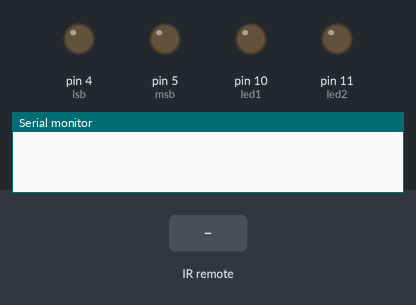
The sketch below on a simulated Arduino Uno, built with avr-gcc and run on an emulated ATmega328P. Shown: output pins drawn as LEDs (lit = HIGH), the last lines printed to the serial monitor. The inputs (shaded band) are chosen by the test bench.

Above: at 1.2 s.
1.3 s: infrared code 0xFF90666 received
At 2.3 s:
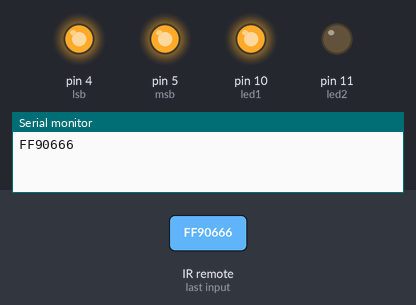
2.8 s: infrared code 0xAA990FF received
At 3.5 s:
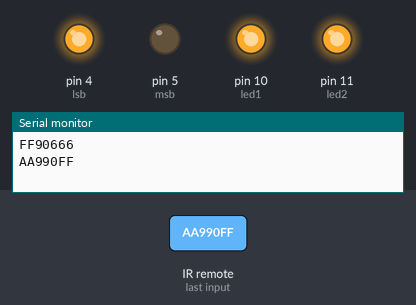
4.3 s: infrared code 0xFF90666 received
At 5.5 s:
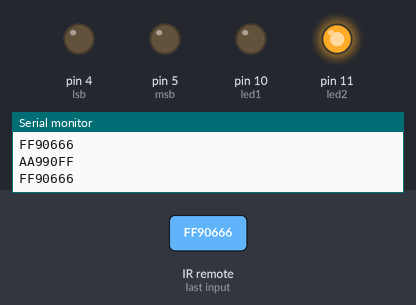
5.8 s: infrared code 0xAA990FF received
At 6.9 s:
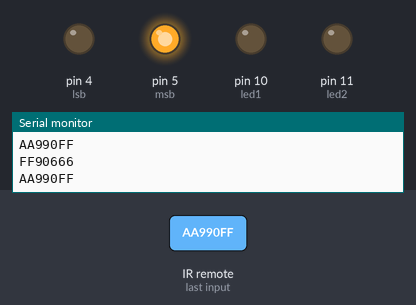
Timing chart, 0 to 8.3 s (numbered marks = the images above; inputs shaded):
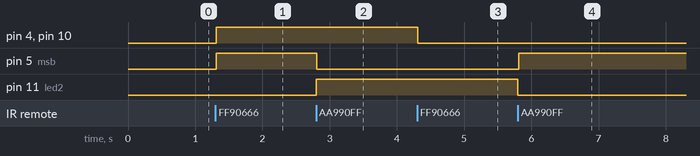

The sketch:

ir_reciever.ino
```cpp
#include<IRremote.h>
int recv_pin = 2;
int led1 = 10;
int led2 = 11;
int flag1 = 0;
int flag2 = 0;
int lsb = 4;
int msb = 5;
IRrecv irrecv(recv_pin);
decode_results results;
void setup() {
  Serial.begin(9600);
  irrecv.enableIRIn();
  pinMode(led1,OUTPUT);
  pinMode(led2,OUTPUT);
  pinMode(lsb,OUTPUT);
  pinMode(msb,OUTPUT);
  digitalWrite(lsb,LOW);
  digitalWrite(msb,LOW);
  digitalWrite(led1,LOW);
  digitalWrite(led2,LOW);
}

void loop() {
  if (irrecv.decode(&results))
  {
    Serial.println(results.value, HEX);
    if(results.value == 0xFF90666 && flag1 == 0){
      digitalWrite(led1,HIGH);
      delay(10);
      flag1 = 1;
      digitalWrite(lsb,HIGH);
      digitalWrite(msb, HIGH);
    }
    else if(results.value == 0xFF90666 && flag1 == 1){
      digitalWrite(led1,LOW);
      flag1 = 0;
      delay(10);
      digitalWrite(lsb,LOW);
      digitalWrite(msb,LOW);
    }
    else if(results.value == 0xAA990FF && flag2 == 0){
      digitalWrite(led2,HIGH);
      flag2 = 1;
      delay(10);
      digitalWrite(lsb,HIGH);
      digitalWrite(msb,LOW);
    }
    else if(results.value == 0xAA990FF && flag2 == 1){
      digitalWrite(led2,LOW);
      flag2 = 0;
      delay(10);
      digitalWrite(lsb,LOW);
      digitalWrite(msb,HIGH);
    }
    irrecv.resume();
  }
}
```

Measured:
- after the input at 1.3 s, pin 4 (lsb), pin 5 (msb), pin 10 (led1): LOW → HIGH at once
- after the input at 2.8 s, pin 5 (msb): HIGH → LOW at once; pin 11 (led2): LOW → HIGH at once
- after the input at 4.3 s, pin 4 (lsb), pin 10 (led1): HIGH → LOW at once
- after the input at 5.8 s, pin 5 (msb): LOW → HIGH at once; pin 11 (led2): HIGH → LOW at once
